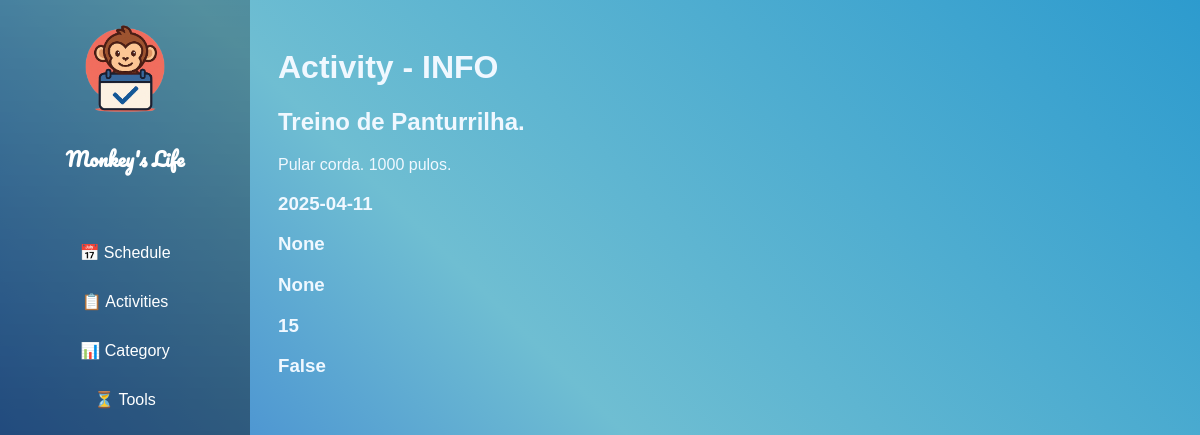
The page /activities/activity/19 on the database its author committed.
### schedule/blueprints/activities/models.py (models this page shows, shortened)
class Activity(db.Model):
    __tablename__ = 'activities'
    id = db.Column(db.Integer, primary_key=True)
    name = db.Column(db.String(80), nullable=False)
    description = db.Column(db.String(200))
    date = db.Column(db.Date)
    start_time = db.Column(db.Time)
    end_time = db.Column(db.Time)
    category = db.Column(db.Integer, db.ForeignKey('categories.id'))
    done = db.Column(db.Boolean, default=False)

### schedule/blueprints/activities/routes.py (the view)
@activity.route('/activity/<int:id>')
def activity_info(id):
    activity = Activity.query.get(id)
    categories = Category.query.all()
    return render_template('activities/activity_info.html', activity=activity, categories=categories)

### schedule/blueprints/activities/templates/activities/activity_info.html (shortened to what this page needs)
{% extends "base.html" %}
{% block content %}
<div class="content">
    <h1>Activity - INFO</h1>
    <h2>{{activity.name}}</h2>
    <p>{{activity.description}}</p>
    <h3>{{activity.date}}</h3>
    <h3>{{activity.start_time}}</h3>
    <h3>{{activity.end_time}}</h3>
    <h3>{{activity.category}}</h3>
    <h3>{{activity.done}}</h3>
</div>
{% endblock %}

### schedule/static/css/style.css (style rules this page uses)
body { background-color: #2d9bce; background-image: linear-gradient(225deg, #2d9bce 0%, #6fbed2 50%, #1856d2 100%); display: flex; min-height: 100vh; font-family: 'Montserrat', sans-serif; color: #f0f8ff; }
.content { margin-left: 250px; padding: 20px; flex: 1; }

### rows shown on the page
Activity: name "Treino de Panturrilha.", description "Pular corda. 1000 pulos.", date "2025-04-11", start_time "None", end_time "None", category "15", done "False"
